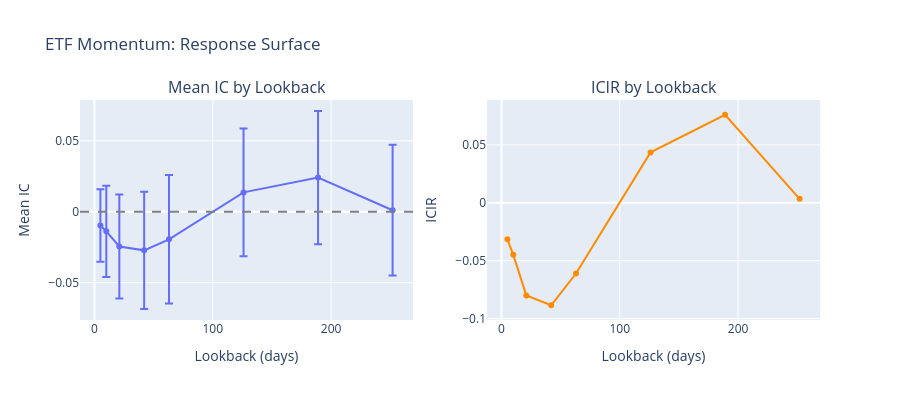

This figure's notebook cell:
### Code cell
# Visualize response surface
if sweep_results:
    fig = make_subplots(rows=1, cols=2, subplot_titles=["Mean IC by Lookback", "ICIR by Lookback"])

    lbs = list(sweep_results.keys())
    mean_ics = [sweep_results[lb]["mean_ic"] for lb in lbs]
    icirs = [sweep_results[lb]["icir"] for lb in lbs]
    hac_ses = [sweep_results[lb]["hac_se"] for lb in lbs]

    fig.add_trace(
        go.Scatter(
            x=lbs,
            y=mean_ics,
            mode="lines+markers",
            name="Mean IC",
            error_y=dict(type="data", array=[1.96 * se for se in hac_ses]),
        ),
        row=1,
        col=1,
    )
    fig.add_hline(y=0, line_dash="dash", line_color="gray", row=1, col=1)

    fig.add_trace(
        go.Scatter(
            x=lbs,
            y=icirs,
            mode="lines+markers",
            name="ICIR",
            line=dict(color="darkorange"),
        ),
        row=1,
        col=2,
    )

    fig.update_layout(title="ETF Momentum: Response Surface", height=400, showlegend=False)
    fig.update_xaxes(title_text="Lookback (days)", row=1, col=1)
    fig.update_xaxes(title_text="Lookback (days)", row=1, col=2)
    fig.update_yaxes(title_text="Mean IC", row=1, col=1)
    fig.update_yaxes(title_text="ICIR", row=1, col=2)

    fig.show()

### Figure 1 — Plotly figure (JSON) as saved in the notebook; plotly's stock layout.template omitted (floating-point values rounded to 4 significant figures)
{"data": [{"error_y": {"array": [0.02553, 0.03215, 0.03672, 0.04136, 0.04532, 0.04499, 0.04694, 0.0461], "type": "data"}, "mode": "lines+markers", "name": "Mean IC", "type": "scatter", "x": [5, 10, 21, 42, 63, 126, 189, 252], "xaxis": "x", "y": [-0.009709, -0.01385, -0.02451, -0.02724, -0.01946, 0.01364, 0.0241, 0.001073], "yaxis": "y"}, {"line": {"color": "darkorange"}, "mode": "lines+markers", "name": "ICIR", "type": "scatter", "x": [5, 10, 21, 42, 63, 126, 189, 252], "xaxis": "x2", "y": [-0.03138, -0.04493, -0.07996, -0.08844, -0.06108, 0.0435, 0.076, 0.003428], "yaxis": "y2"}], "layout": {"annotations": [{"font": {"size": 16}, "showarrow": false, "text": "Mean IC by Lookback", "x": 0.225, "xanchor": "center", "xref": "paper", "y": 1.0, "yanchor": "bottom", "yref": "paper"}, {"font": {"size": 16}, "showarrow": false, "text": "ICIR by Lookback", "x": 0.775, "xanchor": "center", "xref": "paper", "y": 1.0, "yanchor": "bottom", "yref": "paper"}], "height": 400, "shapes": [{"line": {"color": "gray", "dash": "dash"}, "type": "line", "x0": 0, "x1": 1, "xref": "x domain", "y0": 0, "y1": 0, "yref": "y"}], "showlegend": false, "title": {"text": "ETF Momentum: Response Surface"}, "xaxis": {"anchor": "y", "domain": [0.0, 0.45], "title": {"text": "Lookback (days)"}}, "xaxis2": {"anchor": "y2", "domain": [0.55, 1.0], "title": {"text": "Lookback (days)"}}, "yaxis": {"anchor": "x", "domain": [0.0, 1.0], "title": {"text": "Mean IC"}}, "yaxis2": {"anchor": "x2", "domain": [0.0, 1.0], "title": {"text": "ICIR"}}}}
